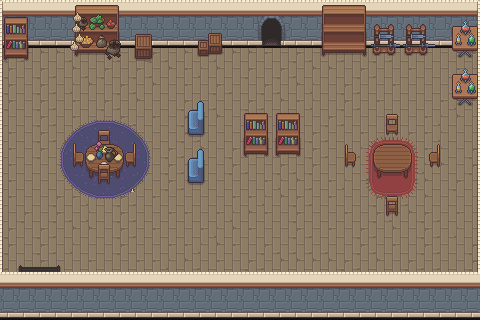

This is a level from a 2D game, rendered from its Tiled map with the project's own tilesets. A one-line summary and the complete map file follow:
An orthogonal 30x20 tile map with 16x16 px tiles, 3 tile layers (Floor, LR Wall & Carpet, Decoration), 2 tilesets and 25 objects (21x collision, spawn_house1, exit_house1, enter_room1, enter_exit_room1_house1).

<map version="1.10" tiledversion="1.11.2" orientation="orthogonal" renderorder="right-down" width="30" height="20" tilewidth="16" tileheight="16" infinite="0" nextlayerid="7" nextobjectid="29">
 <tileset firstgid="1" source="tiles/walls_floor.tsx" />
 <tileset firstgid="177" source="tiles/Interior.tsx" />
 <layer id="1" name="Floor" width="30" height="20">
  <data encoding="csv">
15,24,24,24,24,24,24,24,24,24,24,24,24,24,24,24,24,24,24,24,24,24,24,24,24,24,24,24,24,16,
26,35,35,35,35,35,35,35,35,35,35,35,35,35,35,35,35,35,35,35,35,35,35,35,35,35,35,35,35,27,
37,46,46,46,46,46,46,46,46,46,46,46,46,46,46,46,46,46,46,46,46,46,46,46,46,46,46,46,46,38,
105,106,117,117,106,117,117,106,104,105,106,117,117,116,117,117,115,104,105,106,117,106,104,105,106,104,104,104,104,115,
105,104,105,106,117,106,105,104,105,106,117,115,116,117,104,105,104,105,106,117,117,104,105,106,104,115,104,104,115,104,
105,104,105,106,116,117,104,105,106,117,104,115,104,105,106,104,105,106,117,116,104,105,106,104,115,104,104,104,115,104,
105,104,105,106,115,104,105,106,117,104,104,105,106,106,104,105,106,117,115,116,104,105,106,115,104,104,104,115,116,104,
104,104,105,106,115,104,104,105,106,115,104,105,106,117,104,105,106,115,116,104,105,106,104,104,105,104,115,116,117,104,
115,104,105,106,115,115,115,104,104,104,104,105,106,104,104,105,106,116,104,105,106,104,115,104,104,105,115,116,104,104,
115,104,105,104,104,104,105,115,115,104,105,106,117,104,105,106,117,116,104,105,106,115,116,104,104,104,115,116,104,105,
115,104,104,104,105,104,104,115,116,104,105,106,117,104,105,106,104,105,106,105,104,115,104,104,104,115,116,117,104,105,
115,104,104,104,104,115,115,116,117,104,105,106,104,104,104,104,115,116,117,106,115,116,104,104,115,116,117,104,105,104,
115,104,104,105,115,116,117,105,106,115,104,104,104,104,115,115,116,117,105,106,115,104,104,105,106,106,117,104,104,104,
104,105,104,105,106,116,104,105,106,104,115,115,104,115,116,117,115,104,105,104,104,115,104,105,106,117,105,106,115,104,
105,104,105,106,117,117,104,105,106,115,104,104,115,116,117,115,104,104,105,106,115,104,105,106,117,104,105,106,116,104,
105,104,105,106,116,104,104,105,104,104,115,115,116,117,115,104,105,106,106,106,106,104,105,106,115,104,105,106,104,105,
106,104,105,106,104,115,104,104,115,115,116,117,106,115,104,105,106,117,117,117,117,105,106,117,104,105,106,106,104,105,
0,0,0,0,0,0,0,0,0,0,0,0,0,0,0,0,0,0,0,0,0,0,0,0,0,0,0,0,0,0,
0,0,0,0,0,0,0,0,0,0,0,0,0,0,0,0,0,0,0,0,0,0,0,0,0,0,0,0,0,0,
0,0,0,0,0,0,0,0,0,0,0,0,0,0,0,0,0,0,0,0,0,0,0,0,0,0,0,0,0,0
</data>
 </layer>
 <layer id="4" name="LR Wall &amp; Carpet" width="30" height="20">
  <data encoding="csv">
0,0,0,0,0,0,0,0,0,0,0,0,0,0,0,0,0,0,0,0,0,0,0,0,0,0,0,0,0,0,
0,0,0,0,0,0,0,0,0,0,0,0,0,0,0,0,0,0,0,0,0,0,0,0,0,0,0,0,0,0,
0,0,0,0,0,0,0,0,0,0,0,0,0,0,0,0,0,0,0,0,0,0,0,0,0,0,0,0,0,12,
14,0,0,0,0,0,0,0,0,0,0,0,0,0,0,0,0,0,0,0,0,0,0,0,0,0,0,0,0,12,
14,0,0,0,0,0,0,0,0,0,0,0,0,0,0,0,0,0,0,0,0,0,0,0,0,0,0,0,0,12,
14,0,0,0,0,0,0,0,0,0,0,0,0,0,0,0,0,0,0,0,0,0,0,0,0,0,0,0,0,12,
14,0,0,0,0,0,0,0,0,0,0,0,0,0,0,0,0,0,0,0,0,0,0,0,0,0,0,0,0,12,
14,0,0,0,403,404,405,406,407,0,0,0,0,0,0,0,0,0,0,0,0,0,0,0,0,0,0,0,0,12,
14,0,0,416,417,418,419,420,421,422,0,0,0,0,0,0,0,0,0,0,0,0,409,410,411,412,413,0,0,12,
14,0,0,430,431,432,433,434,435,436,0,0,0,0,0,0,0,0,0,0,0,0,423,424,425,426,427,0,0,12,
14,0,0,444,445,446,447,448,449,450,0,0,0,0,0,0,0,0,0,0,0,0,437,438,439,440,441,0,0,12,
14,0,0,458,459,460,461,462,463,464,0,0,0,0,0,0,0,0,0,0,0,0,451,452,453,454,455,0,0,12,
14,0,0,0,473,474,475,476,477,0,0,0,0,0,0,0,0,0,0,0,0,0,465,466,467,468,469,0,0,12,
14,0,0,0,0,0,0,0,0,0,0,0,0,0,0,0,0,0,0,0,0,0,0,0,0,0,0,0,0,12,
14,0,0,0,0,0,0,0,0,0,0,0,0,0,0,0,0,0,0,0,0,0,0,0,0,0,0,0,0,12,
14,0,0,0,0,0,0,0,0,0,0,0,0,0,0,0,0,0,0,0,0,0,0,0,0,0,0,0,0,12,
14,0,0,0,0,0,0,0,0,0,0,0,0,0,0,0,0,0,0,0,0,0,0,0,0,0,0,0,0,12,
0,0,0,0,0,0,0,0,0,0,0,0,0,0,0,0,0,0,0,0,0,0,0,0,0,0,0,0,0,0,
0,0,0,0,0,0,0,0,0,0,0,0,0,0,0,0,0,0,0,0,0,0,0,0,0,0,0,0,0,0,
0,0,0,0,0,0,0,0,0,0,0,0,0,0,0,0,0,0,0,0,0,0,0,0,0,0,0,0,0,0
</data>
 </layer>
 <layer id="5" name="Decoration" width="30" height="20">
  <data encoding="csv">
0,0,0,0,262,263,264,265,0,0,0,0,0,0,0,0,0,0,0,0,266,267,268,0,0,0,0,0,0,0,
272,273,0,0,276,277,278,279,0,0,0,0,0,0,0,0,73,74,0,0,280,281,282,322,323,322,323,324,225,226,
286,287,0,0,290,291,292,293,197,198,0,0,237,238,0,0,84,85,0,0,294,295,296,336,337,336,337,338,239,240,
300,301,0,0,304,305,306,307,211,212,0,0,251,252,0,0,0,0,0,0,308,309,310,350,351,350,351,352,253,254,
0,0,0,0,0,0,0,0,0,0,0,0,0,0,0,0,0,0,0,0,0,0,0,0,0,0,0,0,225,226,
0,0,0,0,0,0,0,0,0,0,0,0,0,0,0,0,0,0,0,0,0,0,0,0,0,0,0,0,239,240,
0,0,0,0,0,0,0,0,0,0,0,318,319,0,0,0,0,0,0,0,0,0,0,0,0,0,0,0,253,254,
0,0,0,0,0,0,0,0,0,0,0,332,333,0,0,272,273,272,273,0,0,0,0,0,353,0,0,0,0,0,
0,0,0,0,311,312,313,314,315,0,0,346,347,0,0,286,287,286,287,0,0,0,0,0,367,0,0,0,0,0,
0,0,0,0,325,326,327,328,329,0,0,318,319,0,0,300,301,300,301,0,0,365,366,360,361,362,363,364,0,0,
0,0,0,0,339,340,341,342,343,0,0,332,333,0,0,0,0,0,0,0,0,379,380,374,375,376,377,378,0,0,
0,0,0,0,0,354,355,356,357,0,0,346,347,0,0,0,0,0,0,0,0,0,0,388,389,390,0,0,0,0,
0,0,0,0,0,0,0,0,0,0,0,0,0,0,0,0,0,0,0,0,0,0,0,0,381,0,0,0,0,0,
0,0,0,0,0,0,0,0,0,0,0,0,0,0,0,0,0,0,0,0,0,0,0,0,395,0,0,0,0,0,
0,0,0,0,0,0,0,0,0,0,0,0,0,0,0,0,0,0,0,0,0,0,0,0,0,0,0,0,0,0,
0,0,0,0,0,0,0,0,0,0,0,0,0,0,0,0,0,0,0,0,0,0,0,0,0,0,0,0,0,0,
0,192,193,194,0,0,0,0,0,0,0,0,0,0,0,0,0,0,0,0,0,0,0,0,0,0,0,0,0,0,
24,24,24,24,24,24,24,24,24,24,24,24,24,24,24,24,24,24,24,24,24,24,24,24,24,24,24,24,24,24,
35,35,35,35,35,35,35,35,35,35,35,35,35,35,35,35,35,35,35,35,35,35,35,35,35,35,35,35,35,35,
46,46,46,46,46,46,46,46,46,46,46,46,46,46,46,46,46,46,46,46,46,46,46,46,46,46,46,46,46,46
</data>
 </layer>
 <objectgroup id="2" name="portals">
  <object id="1" name="spawn_house1" x="39.2753" y="213.504">
   <point />
  </object>
  <object id="2" name="exit_house1" x="18.6041" y="265.477" width="41.933" height="9.74499" />
  <object id="3" name="enter_room1" x="260.412" y="46.6176" width="22.7383" height="14.1745" />
  <object id="4" name="enter_exit_room1_house1" x="269.021" y="81.2083">
   <point />
  </object>
 </objectgroup>
 <objectgroup id="6" name="collisions">
  <object id="6" type="collision" x="4" y="18.3333" width="2" height="306" />
  <object id="7" type="collision" x="-1" y="271.5" width="481" height="47.5" />
  <object id="8" type="collision" x="477" y="1.33333" width="2.33333" height="271.667" />
  <object id="9" type="collision" x="0.916667" y="10.6667" width="479" height="44.6667" />
  <object id="10" type="collision" x="275.667" y="-81" />
  <object id="12" type="collision" x="72.625" y="137.375" width="63.75" height="52.5" />
  <object id="13" type="collision" x="187.25" y="109.5" width="15.75" height="34" />
  <object id="14" type="collision" x="187.75" y="155.25" width="15.5" height="35.75" />
  <object id="15" type="collision" x="244.5" y="123.25" width="56.25" height="41.25" />
  <object id="16" type="collision" x="0.5" y="44.25" width="27" height="15.25" />
  <object id="17" type="collision" x="73.75" y="46" width="46" height="15.25" />
  <object id="18" type="collision" x="135.25" y="41.75" width="16.5" height="22" />
  <object id="19" type="collision" x="197" y="38" width="25.5" height="24" />
  <object id="20" type="collision" x="322" y="53.5" width="113.75" height="9.75" />
  <object id="21" type="collision" x="453" y="49.25" width="26.25" height="11.25" />
  <object id="22" type="collision" x="452.5" y="82.75" width="26" height="30.5" />
  <object id="23" type="collision" x="344.75" y="150.5" width="11" height="24.25" />
  <object id="24" type="collision" x="386.25" y="121" width="11.5" height="19.5" />
  <object id="25" type="collision" x="373.75" y="150" width="37.25" height="31.75" />
  <object id="26" type="collision" x="429.75" y="153.25" width="10" height="22.25" />
  <object id="27" type="collision" x="386.25" y="201.75" width="10.75" height="19.25" />
 </objectgroup>
</map>
